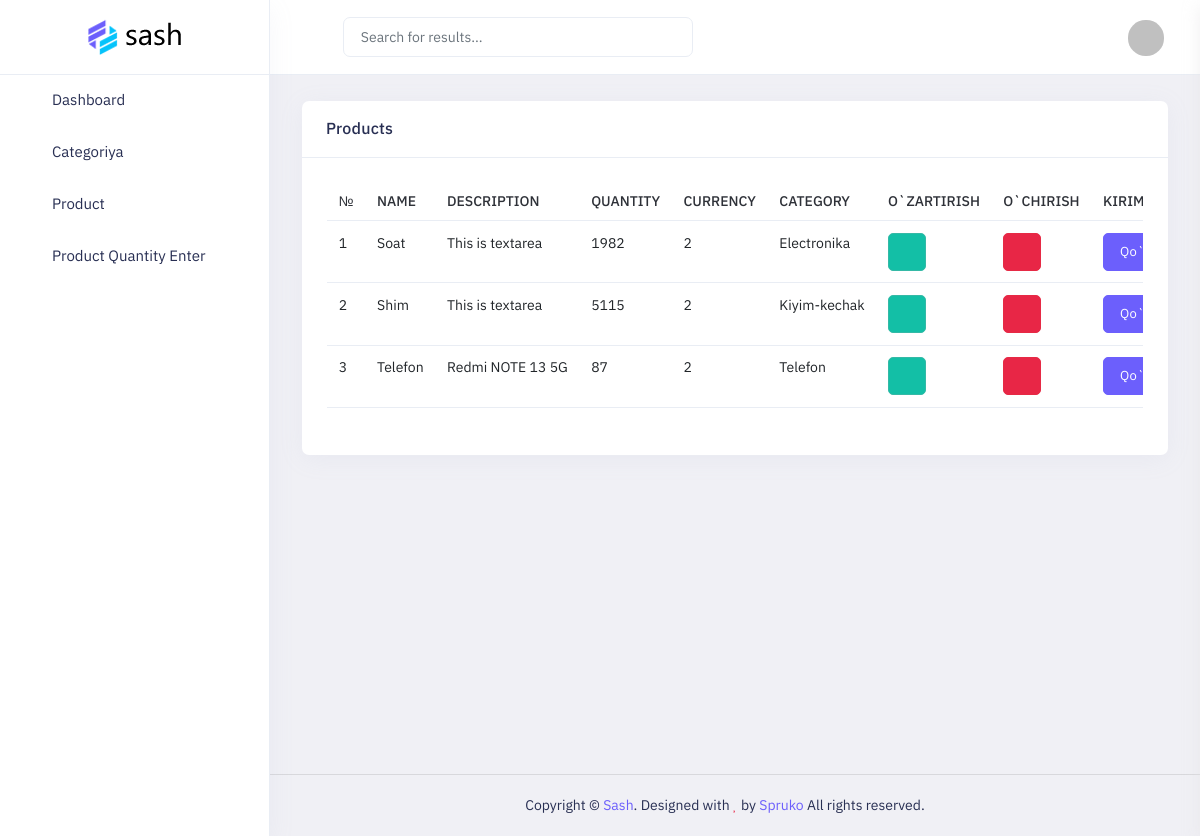
/dashboard/dashboard/product/list/, run on an earlier commit of the app's database.
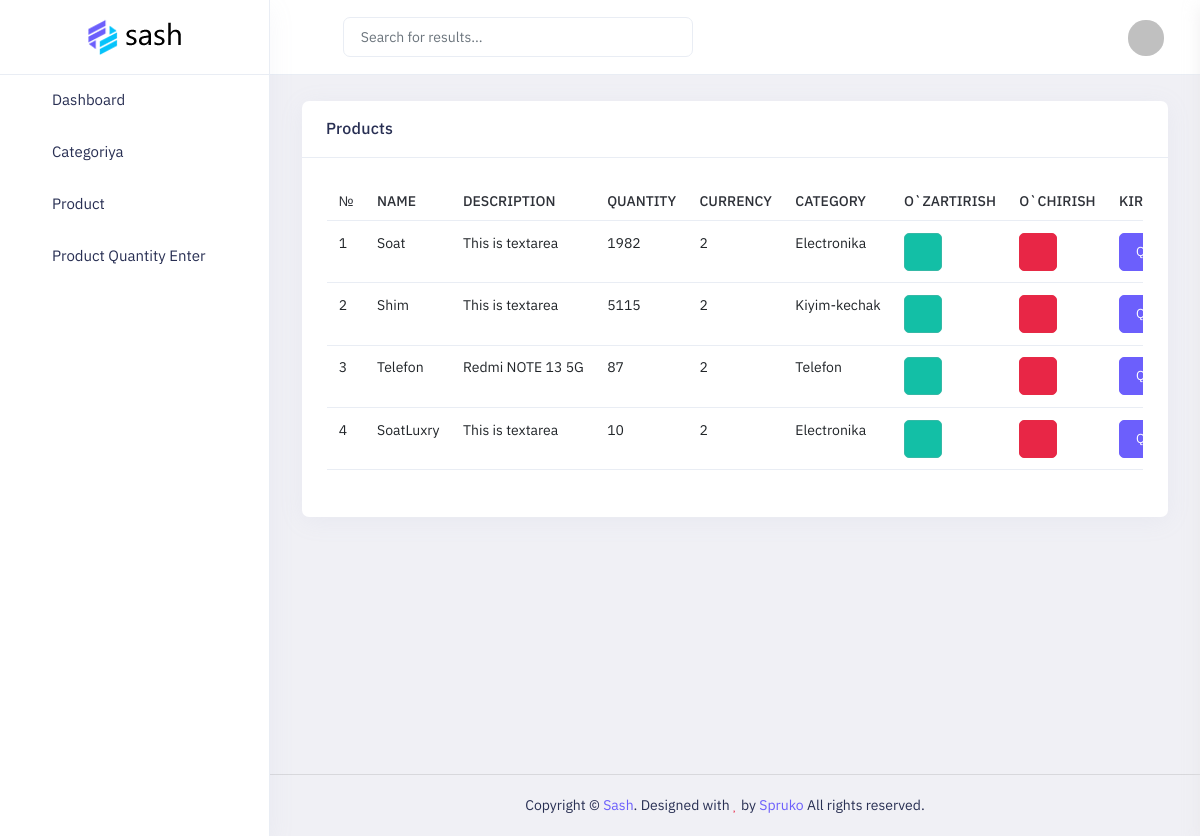
And on a later commit of the database.
### main/models.py (models this page shows, shortened)
class Product(models.Model):
    name = models.CharField(max_length=255)
    slug = models.SlugField(blank=True)
    description = models.TextField()
    quantity = models.IntegerField()
    price = models.DecimalField(decimal_places=2, max_digits=10)
    currency = models.SmallIntegerField(
        choices=(
            (1,'Dollar'),
            (2, 'So`m')
            )
    )
    discount_price = models.DecimalField(
        decimal_places=2,
        max_digits=10,
        blank=True,
        null=True
        )
    baner_image = models.ImageField(upload_to='baner/')
    category = models.ForeignKey(Category, on_delete=models.SET_NULL, null=True)

class Category(models.Model):
    name = models.CharField(max_length=255, unique=True)
    slug = models.SlugField(blank=True)
    def __str__(self):
        return self.name

### dashboard/views.py (the view)
# urls.py: path('dashboard/product/list/', views.product, name='product'),
def product(request):
    result = search_with_fields_product(request)
    try:
        product = models.Product.objects.filter(**result)
    except FieldError as err:
        del result[err.__doc__.split()[3][1:-1]]
        product = models.Product.objects.filter(**result)
    context = {'product': pagenator_page(product, 10, request)}
    return render(request, 'dashboard/product/list.html', context)

### dashboard/funcs.py (called while the page is built, shortened)
def search_with_fields_product(request):
    result = {}
    return result

def pagenator_page(list, num, request):
    paginator = Paginator(list, num)
    pages = request.GET.get('page')
    try:
        list = paginator.page(pages)
    except PageNotAnInteger:
        list = paginator.page(1)
    except EmptyPage:
        list = paginator.page(paginator.num_pages)
    return list

### dashboard/templates/dashboard/product/list.html (shortened to what the changed rows need)
{% load static %}
<!doctype html>
<html lang="en" dir="ltr">
<head>
    <link id="style" href="{% static 'dashboard/plugins/bootstrap/css/bootstrap.min.css' %}" rel="stylesheet">
     <link href="{% static 'dashboard/css/style.css' %}" rel="stylesheet">
    <link href="{% static 'dashboard/css/plugins.css' %}" rel="stylesheet">
    <link href="{% static 'dashboard/css/icons.css' %}" rel="stylesheet">
    <link href="{% static 'dashboard/switcher/css/switcher.css' %}" rel="stylesheet">
    <link href="{% static 'dashboard/switcher/demo.css' %}" rel="stylesheet">
</head>
<body class="app sidebar-mini ltr light-mode">
    <div class="page">
        <div class="page-main">
            <div class="main-content app-content mt-0">
                <div class="side-app">
                    <div class="main-container container-fluid">
                        <div class="row">
                            <div class="col-xl-12">
                                <div class="card">
                                    <div class="card-body">
                                        <div class="table-responsive">
                                            <table class="table text-nowrap text-md-nowrap mb-0">
                                                <thead>
                                                    <tr>
                                                        <th>№</th>
                                                        <th>Name</th>
                                                        <th>Description</th>
                                                        <th>Quantity</th>
                                                        <th>Currency</th>
                                                        <th>Category</th>
                                                        <th>O`zartirish</th>
                                                        <th>O`chirish</th>
                                                        <th>Kirim</th>
                                                    </tr>
                                                </thead>
                                                <tbody>
                                                    {% for item in product %}
                                                    <tr>
                                                        <td>{{forloop.counter}}</td>
                                                        <td>{{item.name}}</td>
                                                        <td>{{item.description}}</td>
                                                        <td>{{item.quantity}}</td>
                                                        <td>{{item.currency}}</td>
                                                        <td>{{item.category}}</td>
                                                        <td><a href="{% url 'dashboard:product_update' item.id %}" class="btn btn-icon  btn-success" style="color: white;"><i class="fa fa-arrow-right"></i></a></td>
                                                        <td><a href="{% url 'dashboard:product_delete' item.id %}" class="btn btn-icon  btn-danger"><i class="fe fe-trash"></i></a></td>
                                                        <td><button data-bs-target="#modalcreate{{item.id}}" data-bs-toggle="modal" href="javascript:void(0)" class="btn btn-primary">Qo`shish</button></td>
                                                    </tr>
                                                    {% endfor %}
                                                </tbody>
                                            </table>
                                        </div>
                                        <br>
                                    </div>
                                </div>
                            </div>
                        </div>
                    </div>
                </div>
            </div>
        </div>
</body>
</html>

What changed in the data, as far as the page shows it:
added Product: name "SoatLuxry", description "This is textarea", quantity "10", currency "2", category "Electronika"
